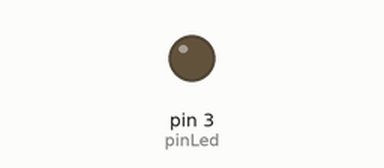
This sketch was run on a simulated Arduino Uno, built with avr-gcc and run on an emulated ATmega328P. Shown: output pins drawn as LEDs (lit = HIGH).

Above: at 0.15 s.
At 39.38 s:
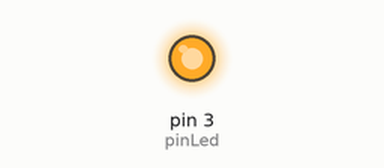
Timing chart, 0 to 40.0 s (numbered marks = the images above):
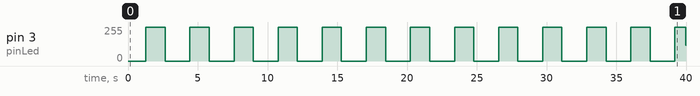

Measured:
- by itself, pin 3 (pinLed): 0/255 → 255/255 at 1.3 s, → 0/255 1.4 s later, → 255/255 1.8 s later, → 0/255 1.4 s later, … (26 changes in this stretch)

The sketch:

Grove_LED.ino
```cpp
// demo of Grove - Starter V2.0
// Loovee  2013-3-10
// as the topic, we will use Grove - Led to make a breath light
// Grove - LED connect to D3
// the following pin which support PWM can be used:
// 3, 5, 6, 9, 10, 11

const int pinLed    = 3;                        // pin of led define here

void setup()
{
    pinMode(pinLed, OUTPUT);                    // set led OUTPUT
}

void loop()
{

    for(int i=0; i<256; i++)
    {
        analogWrite(pinLed, i);
        delay(5);                               // change delay time can breath faster or slower
    }
    delay(100);

    for(int i=254; i>=0; i--)
    {
        analogWrite(pinLed, i);
        delay(5);                               // change delay time can breath faster or slower
    }
    delay(500);
}
```
